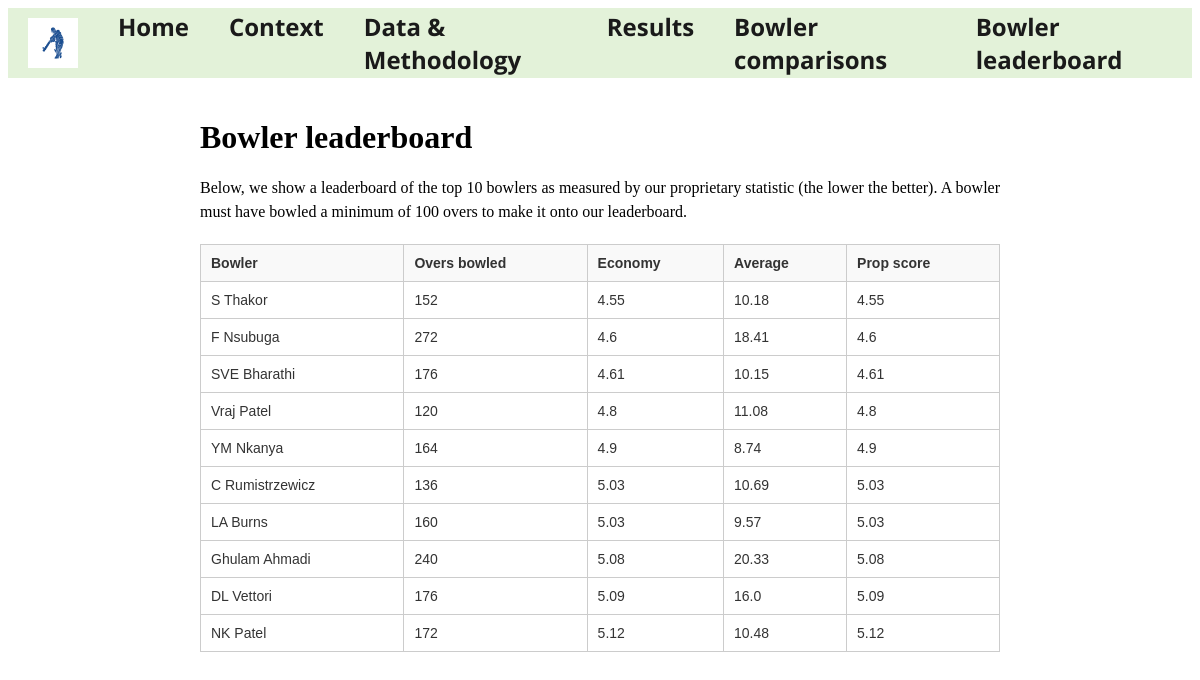
Page /bowler_leaderboard on the earlier database version.
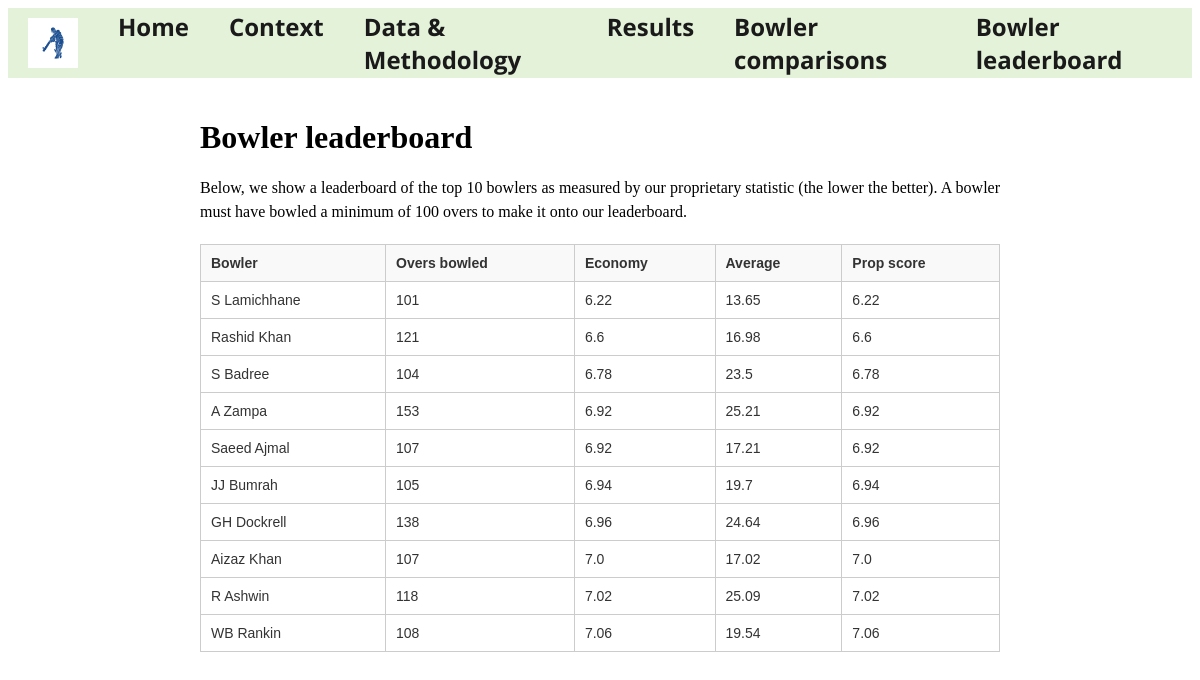
Same page on the later database version.
### tables this page shows
CREATE TABLE bowlers (
        name TEXT NOT NULL PRIMARY KEY,
        overs INTEGER,
        runs INTEGER,
        wickets INTEGER,
        economy FLOAT,
        average FLOAT,
        prop_score FLOAT
    );

### website/app.py (the view)
@app.route('/bowler_leaderboard')
def bowler_leaderboard():
    database_path = Path("/mnt/c/USERS/danny/CS50-Final-Project/bowlers/sql_database/bowlers.db")
    with sqlite3.connect(database_path) as conn:
        c = conn.cursor()
    c.execute("SELECT name, overs, economy, average, prop_score FROM bowlers WHERE overs > 100 ORDER BY prop_score LIMIT 10")
    top_10 = c.fetchall()
    c.close()
    conn.close()
    return render_template("bowler_leaderboard.html", top_10=top_10)

### website/templates/bowler_leaderboard.html (shortened to what this page needs)
{% extends "layout.html" %}
{% block main %}
<div class="content-container">
    <h1>Bowler leaderboard</h1>
    <p>Below, we show a leaderboard of the top 10 bowlers as measured by our proprietary statistic (the lower the better). A bowler must have bowled a minimum of 100 overs to make it onto our leaderboard.</p>
    <div class="table-container">
        <table class="table">
            <thead>
            <tr>
                <th>Bowler</th>
                <th>Overs bowled</th>
                <th>Economy</th>
                <th>Average</th>
                <th>Prop score</th>
            </tr>
            </thead>
            <tbody>
            {% for i in range(1, 11) %}
                <td>{{ top_10[i - 1][0] }}</td>
                <td>{{ top_10[i - 1][1] }}</td>
                <td>{{ top_10[i - 1][2] }}</td>
                <td>{{ top_10[i - 1][3] }}</td>
                <td>{{ top_10[i - 1][4] }}</td>
            {% endfor %}
            </tbody>
        </table>
    </div>
</div>
{% endblock %}

Differences in the rows shown:
no longer on this page (row edited): bowlers: name "S Thakor", overs "152", economy "4.55", average "10.18", prop_score "4.55"
no longer on this page (row edited): bowlers: name "F Nsubuga", overs "272", economy "4.6", average "18.41", prop_score "4.6"
no longer on this page (row edited): bowlers: name "SVE Bharathi", overs "176", economy "4.61", average "10.15", prop_score "4.61"
no longer on this page (row edited): bowlers: name "Vraj Patel", overs "120", economy "4.8", average "11.08", prop_score "4.8"
no longer on this page (row edited): bowlers: name "YM Nkanya", overs "164", economy "4.9", average "8.74", prop_score "4.9"
no longer on this page (row edited): bowlers: name "C Rumistrzewicz", overs "136", economy "5.03", average "10.69", prop_score "5.03"
no longer on this page (row edited): bowlers: name "LA Burns", overs "160", economy "5.03", average "9.57", prop_score "5.03"
no longer on this page (row edited): bowlers: name "Ghulam Ahmadi", overs "240", economy "5.08", average "20.33", prop_score "5.08"
no longer on this page (row edited): bowlers: name "DL Vettori", overs "176", economy "5.09", average "16.0", prop_score "5.09"
no longer on this page (row edited): bowlers: name "NK Patel", overs "172", economy "5.12", average "10.48", prop_score "5.12"
now on this page (row edited): bowlers: name "S Lamichhane", overs "101", economy "6.22", average "13.65", prop_score "6.22"
now on this page (row edited): bowlers: name "Rashid Khan", overs "121", economy "6.6", average "16.98", prop_score "6.6"
now on this page (row edited): bowlers: name "S Badree", overs "104", economy "6.78", average "23.5", prop_score "6.78"
now on this page (row edited): bowlers: name "A Zampa", overs "153", economy "6.92", average "25.21", prop_score "6.92"
now on this page (row edited): bowlers: name "Saeed Ajmal", overs "107", economy "6.92", average "17.21", prop_score "6.92"
now on this page (row edited): bowlers: name "JJ Bumrah", overs "105", economy "6.94", average "19.7", prop_score "6.94"
now on this page (row edited): bowlers: name "GH Dockrell", overs "138", economy "6.96", average "24.64", prop_score "6.96"
now on this page (row edited): bowlers: name "Aizaz Khan", overs "107", economy "7.0", average "17.02", prop_score "7.0"
now on this page (row edited): bowlers: name "R Ashwin", overs "118", economy "7.02", average "25.09", prop_score "7.02"
now on this page (row edited): bowlers: name "WB Rankin", overs "108", economy "7.06", average "19.54", prop_score "7.06"
